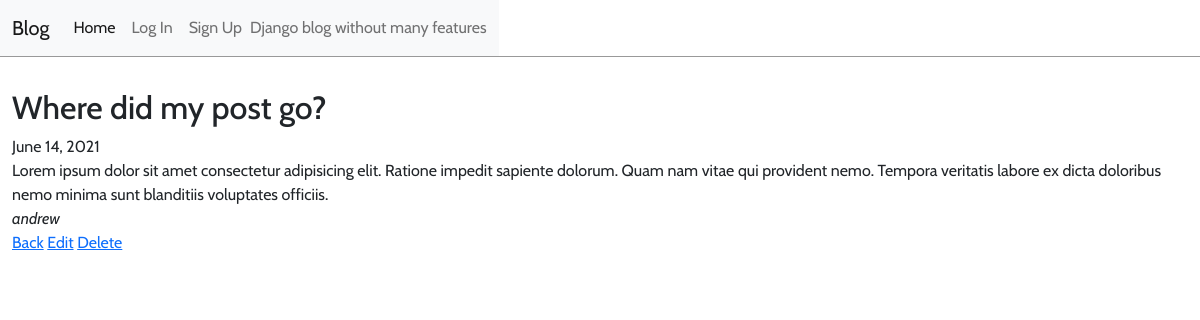
The page /post/10/ on the database its author committed.
### blog/models.py (models this page shows, shortened)
class Post(models.Model):
    title = models.CharField(max_length=200)
    author = models.ForeignKey('auth.User', on_delete=models.CASCADE)
    body = models.TextField()
    date = models.DateField(auto_now=True)

### blog/views.py (the view)
# urls.py: path('post/<int:pk>/', BlogDetailView.as_view(), name='post_detail'),
class BlogDetailView(DetailView):
    model = Post
    template_name = 'post_detail.html'

### templates/post_detail.html
{% extends 'base.html' %}
{% block content %}
<div class="post-entry">
    <article class='article-body'>
        <div class="post-detail-header"><h2>{{ post.title }}</h2><span>{{ post.date }}</span></div>
        <p>{{ post.body }}</p>
        <span class="detail-author"><em>{{ post.author }}</em></span>
    </article>
    <div class="edit-view-links">
        <a href="{% url 'home' %}">Back</a>
        <a href="{% url 'post_edit' post.pk %}">Edit</a>
        <a href="{% url 'post_delete' post.pk %}">Delete</a>
    </div>
</div>
{% endblock content %}

### static/css/base.css (style rules this page uses)
body { font-family: 'Cabin', sans-serif; }
.post-entry h2 { margin-bottom: 2rem; }
.post-entry h2 { margin: 0.5rem 0; }
.post-entry p { margin:0; font-weight: 400; }

### rows shown on the page
Post: title "Where did my post go?", date "June 14, 2021", body "Lorem ipsum dolor sit amet consectetur adipisicing elit. Ratione impedit sapiente dolorum. Quam nam vitae qui provident nemo. Tempora veritatis labore ex dicta doloribus nemo minima sunt blanditiis voluptates officiis.", author "andrew"
